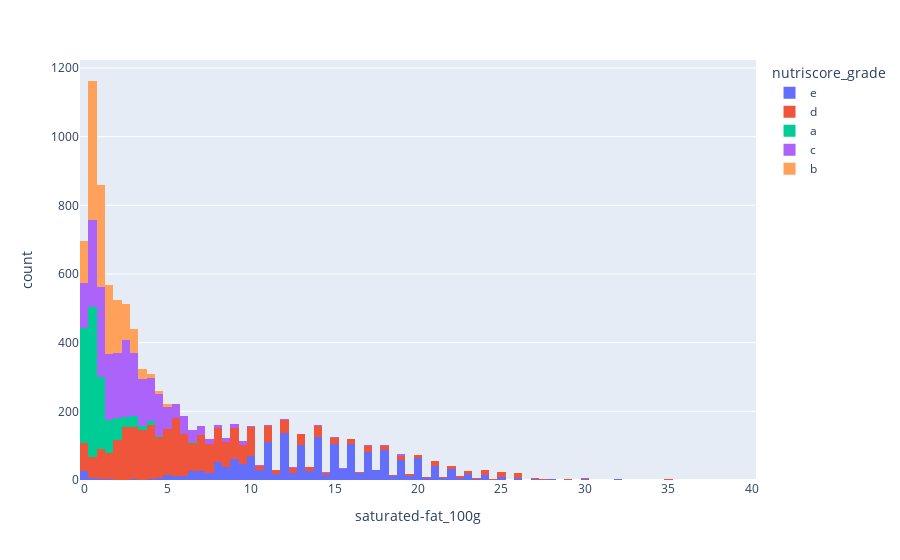

Notebook cell for this chart:
### Code cell
import plotly.express as px
px.histogram(data, x="saturated-fat_100g", color="nutriscore_grade").update_xaxes(categoryorder="category ascending")
# data.dropna(inplace = True)

### Figure 1 — Plotly figure (JSON) as saved in the notebook; plotly's stock layout.template omitted (floating-point values rounded to 4 significant figures; data arrays with more than 128 entries replaced by an {"elided": "..."} marker saying what was removed)
{"data": [{"alignmentgroup": "True", "bingroup": "x", "hovertemplate": "nutriscore_grade=e<br>saturated-fat_100g=%{x}<br>count=%{y}<extra></extra>", "legendgroup": "e", "marker": {"color": "#636efa", "pattern": {"shape": ""}}, "name": "e", "offsetgroup": "e", "orientation": "v", "showlegend": true, "type": "histogram", "x": {"elided": "1779 float values"}, "xaxis": "x", "yaxis": "y"}, {"alignmentgroup": "True", "bingroup": "x", "hovertemplate": "nutriscore_grade=d<br>saturated-fat_100g=%{x}<br>count=%{y}<extra></extra>", "legendgroup": "d", "marker": {"color": "#EF553B", "pattern": {"shape": ""}}, "name": "d", "offsetgroup": "d", "orientation": "v", "showlegend": true, "type": "histogram", "x": {"elided": "2654 float values"}, "xaxis": "x", "yaxis": "y"}, {"alignmentgroup": "True", "bingroup": "x", "hovertemplate": "nutriscore_grade=a<br>saturated-fat_100g=%{x}<br>count=%{y}<extra></extra>", "legendgroup": "a", "marker": {"color": "#00cc96", "pattern": {"shape": ""}}, "name": "a", "offsetgroup": "a", "orientation": "v", "showlegend": true, "type": "histogram", "x": {"elided": "1231 float values"}, "xaxis": "x", "yaxis": "y"}, {"alignmentgroup": "True", "bingroup": "x", "hovertemplate": "nutriscore_grade=c<br>saturated-fat_100g=%{x}<br>count=%{y}<extra></extra>", "legendgroup": "c", "marker": {"color": "#ab63fa", "pattern": {"shape": ""}}, "name": "c", "offsetgroup": "c", "orientation": "v", "showlegend": true, "type": "histogram", "x": {"elided": "2118 float values"}, "xaxis": "x", "yaxis": "y"}, {"alignmentgroup": "True", "bingroup": "x", "hovertemplate": "nutriscore_grade=b<br>saturated-fat_100g=%{x}<br>count=%{y}<extra></extra>", "legendgroup": "b", "marker": {"color": "#FFA15A", "pattern": {"shape": ""}}, "name": "b", "offsetgroup": "b", "orientation": "v", "showlegend": true, "type": "histogram", "x": {"elided": "1417 float values"}, "xaxis": "x", "yaxis": "y"}], "layout": {"barmode": "relative", "legend": {"title": {"text": "nutriscore_grade"}, "tracegroupgap": 0}, "margin": {"t": 60}, "xaxis": {"anchor": "y", "categoryorder": "category ascending", "domain": [0, 1], "title": {"text": "saturated-fat_100g"}}, "yaxis": {"anchor": "x", "domain": [0, 1], "title": {"text": "count"}}}}
